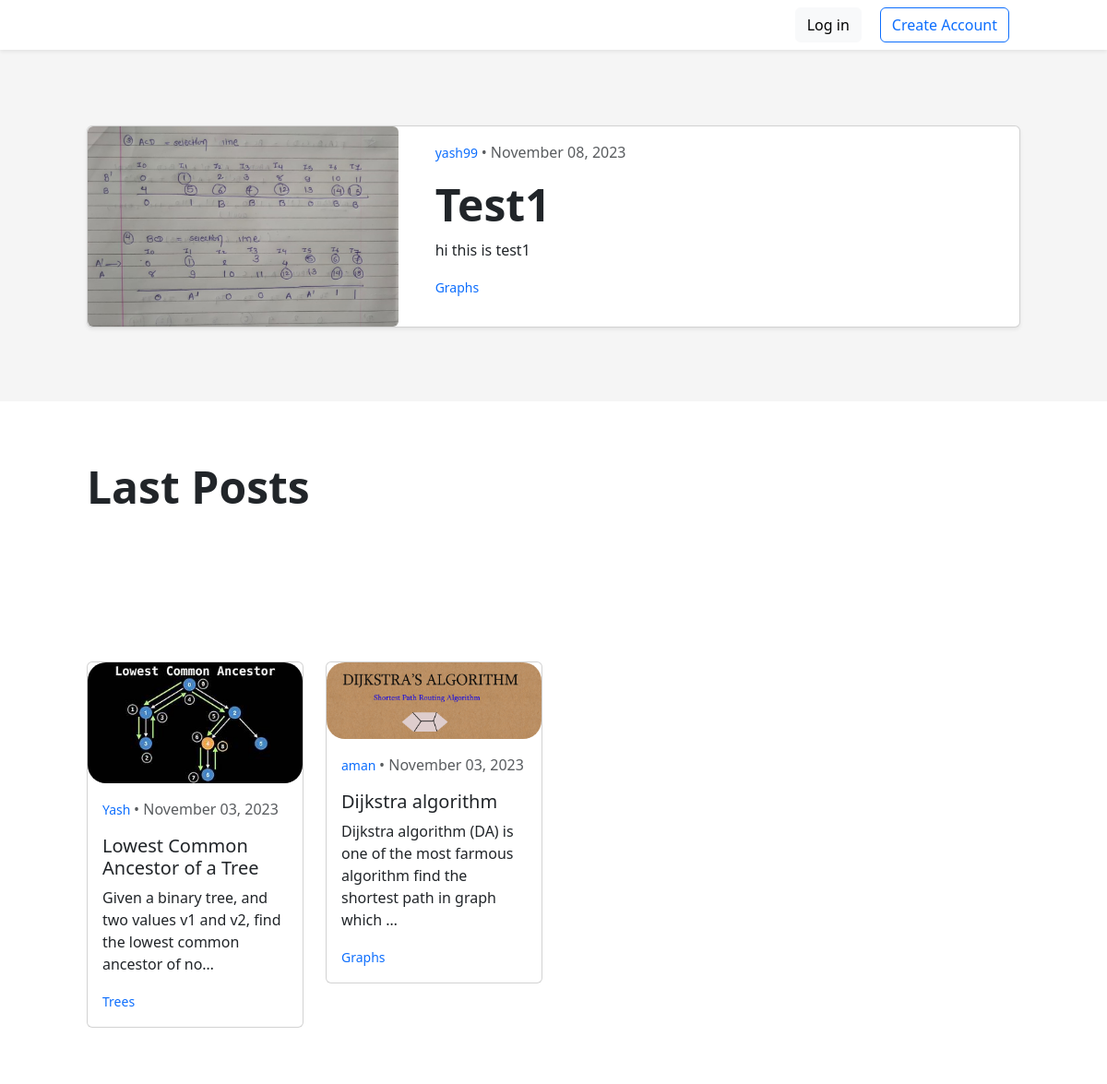
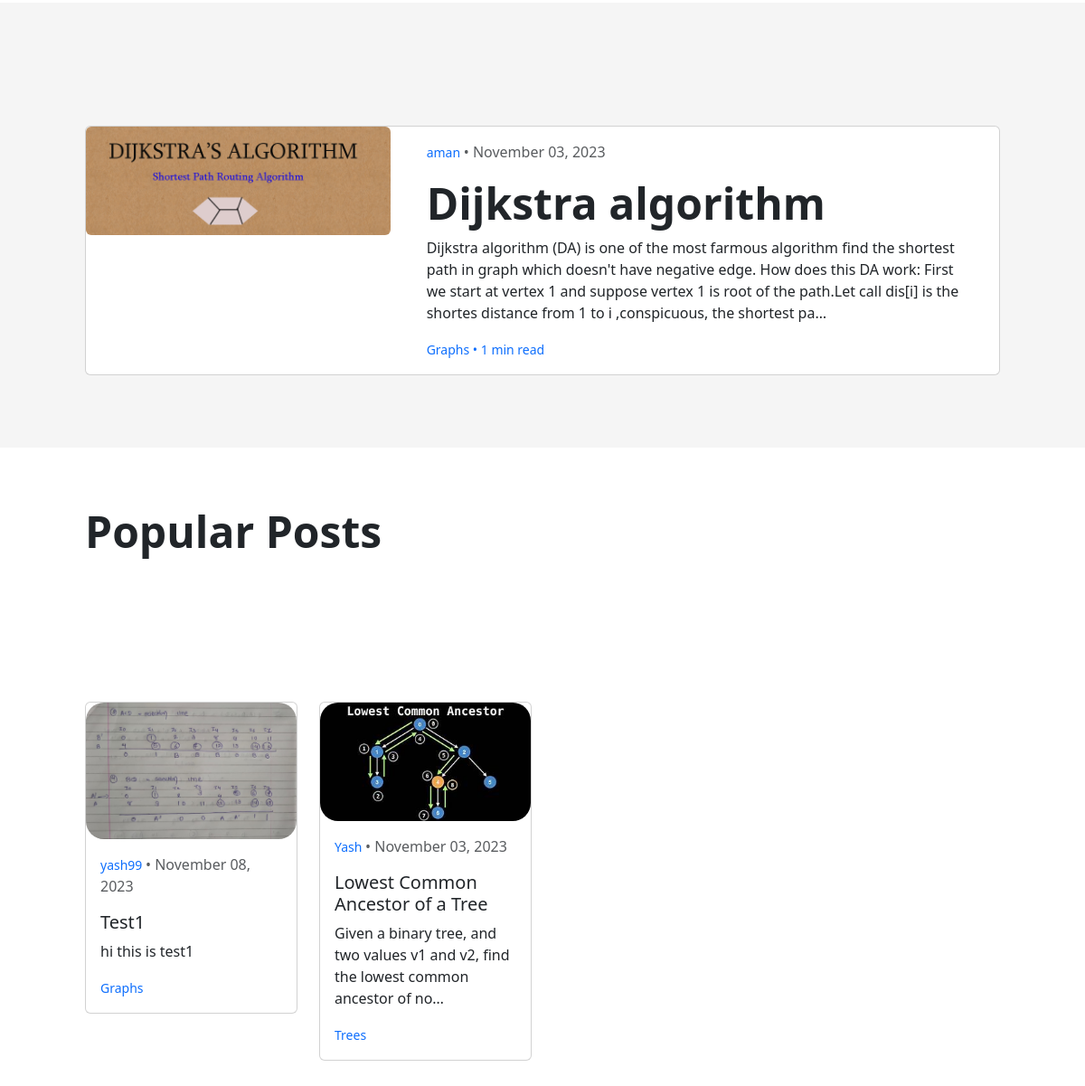
The page / on the database its author committed (2 pictures, top to bottom).
### blog/models.py (models this page shows, shortened)
class Post(models.Model):
    title = models.CharField(max_length=200)
    content = RichTextField(null=True, blank=True)
    date_posted = models.DateTimeField(default=timezone.now)
    author = models.ForeignKey(User, on_delete=models.CASCADE)
    category = models.ForeignKey(Category, on_delete=models.CASCADE)
    likes = models.ManyToManyField(User, related_name="likedposts", through="LikedPost")
    header_image = models.ImageField(
        default="default_header_image.png", null=True, blank=True, upload_to="post_pics"
    )
    cropped_image_1000x420 = ImageSpecField(
        source="header_image",
        processors=[ResizeToFill(1000, 420)],
        format="JPEG",
        options={"quality": 90, "auto_cleanup": True},
    )
    cropped_image_420x420 = ImageSpecField(
        source="header_image",
        processors=[ResizeToFill(580, 580)],
        format="JPEG",
        options={"quality": 90, "auto_cleanup": True},
    )
    def get_cleaned_content(self):
        cleaned_content = striptags(self.content)
        return cleaned_content
    def reading_time(self):
        words_per_minute = 200
        words = self.content.split()
        total_words = len(words)
        reading_time = total_words // words_per_minute
        if reading_time == 0:
            return 1
        return round(reading_time)

class Category(models.Model):
    name = models.CharField(max_length=70)
    class Meta:
        verbose_name = "Category"
        verbose_name_plural = "Categories"
    def __str__(self):
        return self.name.capitalize()

### blog/views.py (the view)
# urls.py: path("", home, name='blog-home'),
def home(request):
    posts = Post.objects.all().order_by("-date_posted")[1:5]
    latest_post = Post.objects.last()
    liked_posts = Post.objects.annotate(num_likes=Count('likes')).order_by('-num_likes')[1:5]
    most_popular_post = Post.objects.annotate(num_likes=Count('likes')).order_by('-num_likes').first()
    context = {
        'posts': posts,
        'latest_post': latest_post,
        'liked_posts': liked_posts,
        'most_popular_post': most_popular_post
    }
    return render(request, 'blog/home.html', context)

### blog/templates/blog/home.html
{% extends "blog/base.html" %}
{% load static %}
{% block content %}
<section class="hero">
  <div class="container">
    <div class="card mb-3 shadow-sm">
      <div class="row g-0">
        <div class="col-md-4">
          {% if latest_post.cropped_image_420x420 %}
            <img src="{{ latest_post.cropped_image_420x420.url }}" alt="Thumbnail" class="img-fluid rounded">
          {% endif %}
        </div>
        <div class="col-md-8">
          <div class="card-body mx-4">
            <p class="card-text text-muted">
              <a href="{% url 'profile' latest_post.author %}" class="tiny text-decoration-none small">
                {{ latest_post.author }}
              </a> • {{ latest_post.date_posted|date:'F d, Y' }}
            </p>
            <h2 class="display-5 fw-bold">
              <a href="{% url 'post-detail' latest_post.id %}" style="text-decoration: none; color: inherit;">
                {{ latest_post.title|truncatechars:80 }}
              </a>
            </h2>
            <p class="card-text">
              <a href="{% url 'post-detail' latest_post.id %}" style="text-decoration: none; color: inherit;">
                {{ latest_post.get_cleaned_content|safe|truncatechars:300 }}
              </a>
            </p>
            <p class="card-text text-muted">
              <a href="{% url 'category_posts' latest_post.category.name %}" class="tiny text-decoration-none small">
                {{ latest_post.category }}
              </a>
            </p>
          </div>
        </div>
      </div>
    </div>
  </div>
</section>
<section class="last-posts">
  <div class="container">
    <h2 class="display-5 fw-bold">Last Posts</h2>
  </div>
  <div class="container">
    <div class="row">
      {% for post in posts|slice:"0:4" %}
      <div class="col-md-3 mt-4">
        <div class="card">
          {% if post.cropped_image_420x420 %}
            <img src="{{ post.cropped_image_420x420.url }}" class="card-img-top custom-image" alt="Thumbnail">
          {% endif %}
          <div class="card-body">
            <p class="card-text text-muted">
              <a href="{% url 'profile' post.author %}" class="tiny text-decoration-none small">
                {{ post.author }}
              </a> • {{ post.date_posted|date:'F d, Y' }}
            </p>
            <h5 class="card-title">
              <a href="{% url 'post-detail' post.id %}" style="text-decoration: none; color: inherit;">
                {{ post.title|truncatechars:55 }}
              </a>
            </h5>
            <p class="card-text">
              <a href="{% url 'post-detail' post.id %}" style="text-decoration: none; color: inherit;">
                {{ post.get_cleaned_content|safe|truncatechars:100 }}
              </a>
            </p>
            <p class="card-text text-muted">
              <a href="{% url 'category_posts' post.category.name %}" class="tiny text-decoration-none small">
                {{ post.category }}
              </a>
            </p>
          </div>
        </div>
      </div>
      {% endfor %}
    </div>
  </div>
</section>
<section class="hero">
  <div class="container">
    <div class="card mb-3">
      <div class="row g-0">
        <div class="col-md-4">
          {% if most_popular_post.cropped_image_420x420 %}
            <img src="{{ most_popular_post.cropped_image_420x420.url }}" alt="Thumbnail" class="img-fluid rounded">
          {% endif %}
        </div>
        <div class="col-md-8">
          <div class="card-body mx-4">
            <p class="card-text text-muted">
              <a href="{% url 'profile' most_popular_post.author %}" class="tiny text-decoration-none small">
                {{ most_popular_post.author }}
              </a> • {{ most_popular_post.date_posted|date:'F d, Y' }}
            </p>
            <h2 class="display-5 fw-bold">
              <a href="{% url 'post-detail' most_popular_post.id %}" style="text-decoration: none; color: inherit;">
                {{ most_popular_post.title|truncatechars:80 }}
              </a>
            </h2>
            <p class="card-text">
              <a href="{% url 'post-detail' most_popular_post.id %}" style="text-decoration: none; color: inherit;">
                {{ most_popular_post.get_cleaned_content|safe|truncatechars:300 }}
              </a>
            </p>
            <p class="card-text text-muted">
              <a href="{% url 'category_posts' most_popular_post.category.name %}" class="tiny text-decoration-none small">
                {{ most_popular_post.category }} • {{ most_popular_post.reading_time }} min read
              </a>
            </p>
          </div>
        </div>
      </div>
    </div>
  </div>
</section>
<section class="last-posts">
  <div class="container">
    <h2 class="display-5 fw-bold">Popular Posts</h2>
  </div>
  <div class="container">
    <div class="row">
      {% for post in liked_posts %}
      <div class="col-md-3 mt-4">
        <div class="card">
          {% if post.cropped_image_420x420 %}
            <img src="{{ post.cropped_image_420x420.url }}" class="card-img-top custom-image" alt="Thumbnail">
          {% endif %}
          <div class="card-body">
            <p class="card-text text-muted">
              <a href="{% url 'profile' post.author %}" class="tiny text-decoration-none small">
                {{ post.author }}
              </a> • {{ post.date_posted|date:'F d, Y' }}
            </p>
            <h5 class="card-title">
              <a href="{% url 'post-detail' post.id %}" style="text-decoration: none; color: inherit;">
                {{ post.title|truncatechars:55 }}
              </a>
            </h5>
            <p class="card-text">
              <a href="{% url 'post-detail' post.id %}" style="text-decoration: none; color: inherit;">
                {{ post.get_cleaned_content|safe|truncatechars:100 }}
              </a>
            </p>
            <p class="card-text text-muted">
              <a href="{% url 'category_posts' post.category.name %}" class="tiny text-decoration-none small">
                {{ post.category }}
              </a>
            </p>
          </div>
        </div>
      </div>
      {% endfor %}
    </div>
  </div>
</section>
{% endblock content %}

### blog/templates/blog/base.html (shortened to what this page needs)
{% load static %}
<!DOCTYPE html>
<html lang="en">
<head>
    <link href="https://cdn.jsdelivr.net/npm/bootstrap@5.3.1/dist/css/bootstrap.min.css" rel="stylesheet"
>
    <link rel="stylesheet" href="https://cdn.jsdelivr.net/npm/bootstrap-icons@1.5.0/font/bootstrap-icons.css">
    <link rel="stylesheet" type="text/css" href="{% static 'blog/main.css' %}">
</head>
<body>
    <nav class="navbar navbar-expand-lg fixed-top shadow-sm">
        <div class="container-lg">
            <div class="collapse navbar-collapse" id="navbarNav">
                {% if user.is_authenticated %}
                <ul class="navbar-nav">
                    <li class="nav-item">
                        {% comment %} <a class="btn btn-outline-primary" data-mdb-ripple-color="dark" {% endcomment %}
                            {% comment %} href="{% url 'post-create' %}">Create Post</a> {% endcomment %}
                    </li>
                    <li><a class="nav-item" style="text-decoration:none;" href="{% url 'blog-home' %}">Home</a>
                    </li>
                    <li><a class="nav-item" style="text-decoration:none;" href="{% url 'profile' user.username %}">{{ user.username}}</a>
                    </li>
                             <li><a class="nav-item" style="text-decoration:none;" href="{% url 'post-create' %}">Create Post</a></li>
                            <li><a class="nav-item" style="text-decoration:none;" href="{% url 'settings' %}">Settings</a></li>
                            <li><a class="nav-item" style="text-decoration:none;" href="{% url 'logout' %}">Sign out</a></li>
                </ul>
                {% else %}
                <ul class="navbar-nav">
                    <li class="nav-item btn-group shadow-0">
                        <a class="btn btn-light d-none d-lg-block" href="{% url 'login' %}">Log in</a>
                    </li>
                    <li class="nav-item mx-1">
                        <a class="btn btn-outline-primary" data-mdb-ripple-color="dark" d-none d-lg-block
                            href="{% url 'register' %}">Create Account</a>
                    </li>
                </ul>
                {% endif %}
            </div>
        </div>
    </nav>
    <div>
        {% block content %}{% endblock %}
    </div>
</body>
</html>

### blog/static/blog/main.css (style rules this page uses)
.navbar { background-color: #ffffff; }
@media screen and (min-width: 1024px) { .navbar-nav .nav-item { padding: 0 .5rem; } }
section.hero { background-color: #f5f5f5; }
section [class^="container"] { padding: 4rem 2rem; }
@media screen and (min-width: 1024px) { section [class^="container"] { padding: 4rem; } }
@media screen and (min-width: 1024px) { nav [class^="container"] { padding: 0 4rem; } }
section.hero { padding-top: 72px; }
.card-img-top { border-radius: 20px; }
.custom-image { max-width: 580px; max-height: 580px; width: auto; height: auto; }

### rows shown on the page
Post: cropped_image_420x420 (picture), author "yash99", date_posted "November 08, 2023", title "Test1", get_cleaned_content "hi this is test1", category "Graphs"
Post: cropped_image_420x420 (picture), author "Yash", date_posted "November 03, 2023", title "Lowest Common Ancestor of a Tree", get_cleaned_content "Given a binary tree, and two values v1 and v2, find the lowest common ancestor of no…", category "Trees"
Post: cropped_image_420x420 (picture), author "aman", date_posted "November 03, 2023", title "Dijkstra algorithm", get_cleaned_content "Dijkstra algorithm (DA) is one of the most farmous algorithm find the shortest path in graph which …", category "Graphs", get_cleaned_content "Dijkstra algorithm (DA) is one of the most farmous algorithm find the shortest path in graph which doesn't have negative edge. How does this DA work: First we start at vertex 1 and suppose vertex 1 is root of the path.Let call dis[i] is the shortes distance from 1 to i ,conspicuous, the shortest pa…", reading_time "1"
